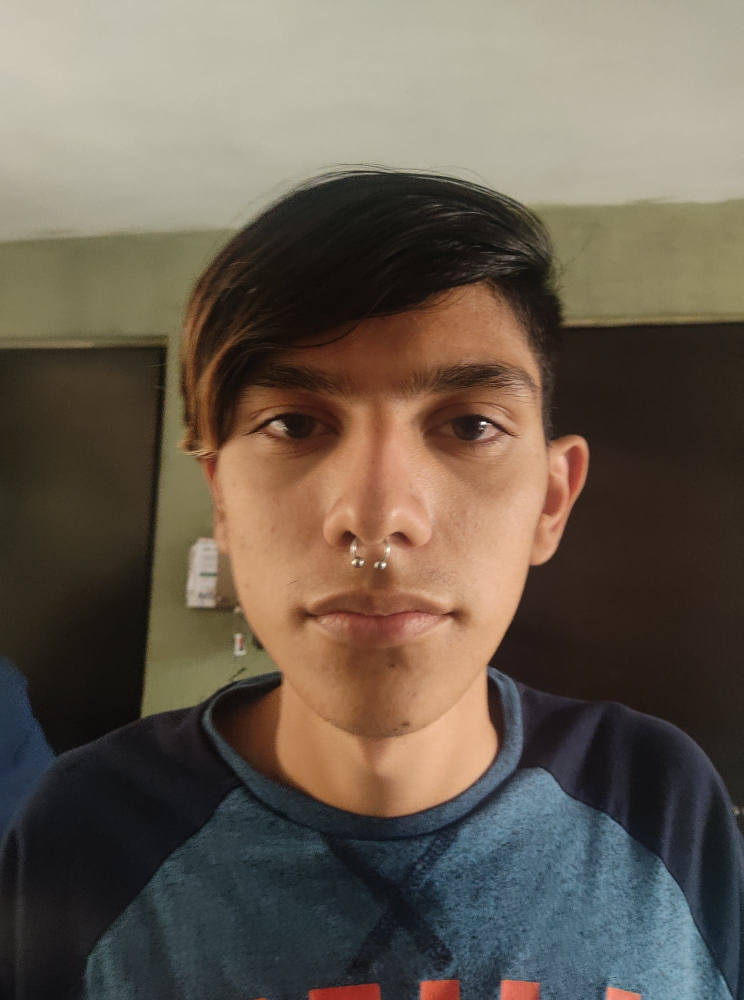
#> input picture Arturo.jpg, 1488 x 2000 px, given in place of the camera (shown at 1/2 size)
$ python ojos.py
#> lines starting #> are read from the running program, lines starting #| are printed output that depends on the picture
import cv2

cap = cv2.VideoCapture(0)
cap.set(3, 1280)
cap.set(4, 720)

while True:
    #SE REALIZA LA LECTURA DE LA CAMARA
    ret, frame = cap.read()
#> frame is the input picture: shape (2000, 1488, 3); mean B, G, R 80.6, 93.4, 104
    if ret == False:
        break

    #se extrae el ancho y alto
    al, an, c = frame.shape
#> al = 2000; an = 1488; c = 3

    #tomar el centro de la imagen
    x1 = int(an / 3.5)
#> x1 = 425
    x2 = int(x1 * 2)
#> x2 = 850

    y1 = int(al / 3.5)
#> y1 = 571
    y2 = int(y1 * 2)
#> y2 = 1142

    cv2.putText(frame, 'ponga el ojaso en el rectangulo prro', (x1 - 50, y1 - 50), cv2.FONT_HERSHEY_SIMPLEX, 1, (0, 255 , 0),2)

    cv2.rectangle(frame, (x1, y1) , (x2, y2), (0, 255, 0), 2)
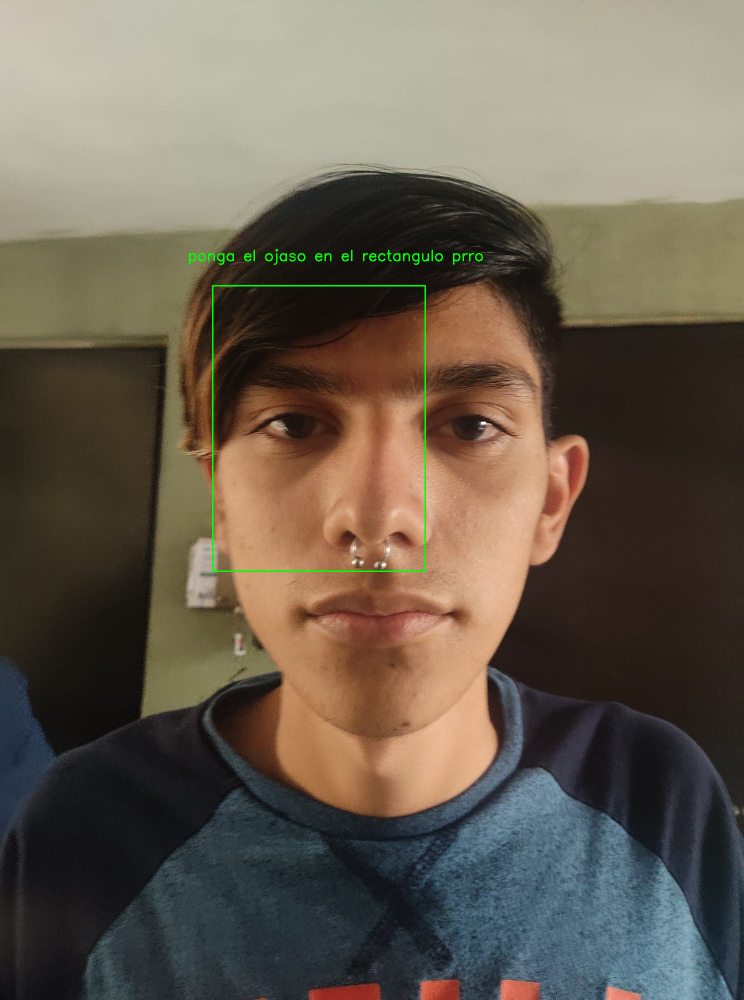
#> frame: shape (2000, 1488, 3) (shown at 1/2 size); mean B, G, R 80.5, 94, 103.7

    recorte = frame[y1:y2, x1:x2]
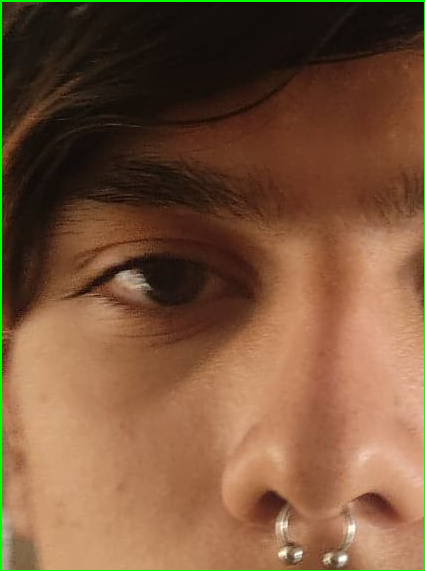
#> recorte: shape (571, 425, 3); mean B, G, R 58.1, 85.1, 121.6

    gris = cv2.cvtColor(recorte, cv2.COLOR_BGR2GRAY)
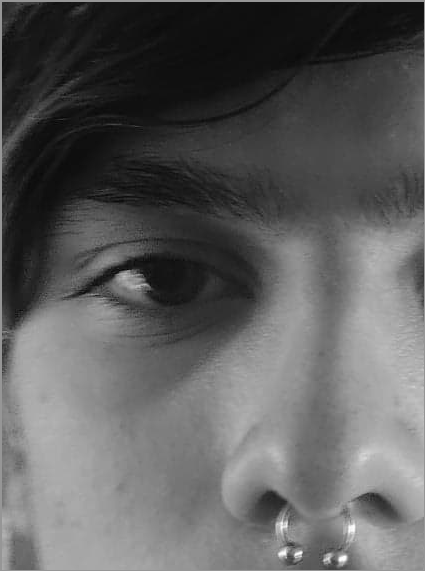
#> gris: shape (571, 425); min 4, max 254, mean 92.9

    gris = cv2.GaussianBlur(gris, (3, 3), 1)

    _, umbral = cv2.threshold(gris, 7, 255, cv2.THRESH_BINARY_INV)
#> umbral: shape (571, 425); every value is 0

    contornos, _ = cv2.findContours(umbral, cv2.RETR_TREE, cv2.CHAIN_APPROX_SIMPLE)
#> contornos = []

    contornos = sorted(contornos, key=lambda x: cv2.contourArea(x), reverse=True)

    for contorno in contornos:
        (x, y, ancho, alto) = cv2.boundingRect(contorno)

        cv2.rectangle(frame, (x + x1, y + y1), (x+ ancho + x1, y + alto + y1), (0, 255, 0), 1)

        cv2.line(frame , (x1 + x + int(ancho/2), 0), (x1 + x + int(ancho/2), al), (0,255,0), 1)

        cv2.line(frame, (0, y1 + y + int(ancho/2)), (an, y1 + y ++ int(ancho/2)), (0,255,0), 1)
        break
#> this loop made 0 passes

    #se muestra el recorte en gris
    cv2.imshow("ojasos", frame)

    #se muestra el recorte
    cv2.imshow("recorte", recorte)

    #mostramos el umbral
    cv2.imshow("umbral", umbral)

    t = cv2.waitKey(1)
#> (key Esc is pressed here)

    if t == 27:
        break

cap.release()
cv2.destroyAllWindows()

$ run again, on NiIdea.jpg
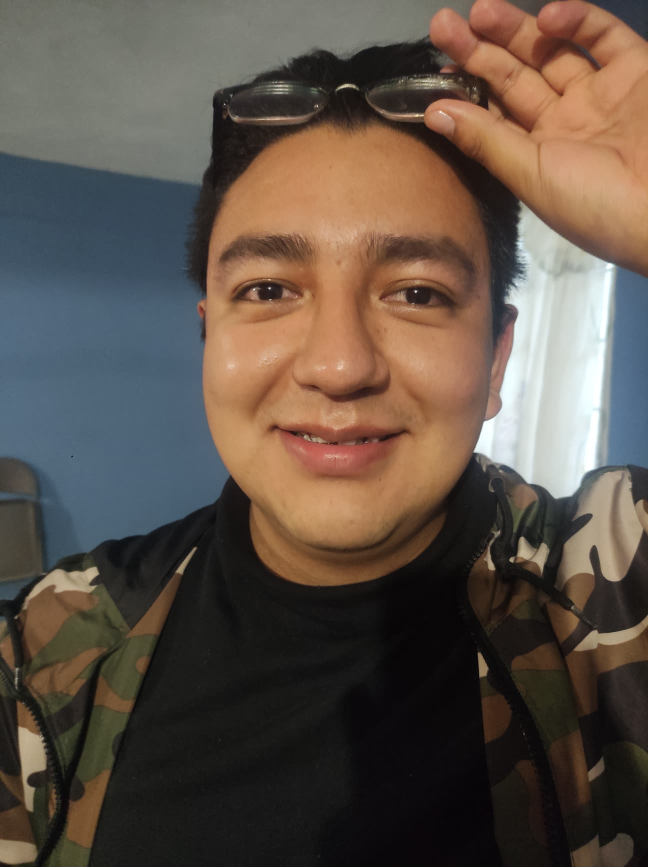
#> input picture NiIdea.jpg, 1296 x 1734 px, given in place of the camera (shown at 1/2 size)
#> frame is the input picture: shape (1734, 1296, 3); mean B, G, R 72, 81.9, 94.2
#> `recorte = frame[y1:y2, x1:x2]`:
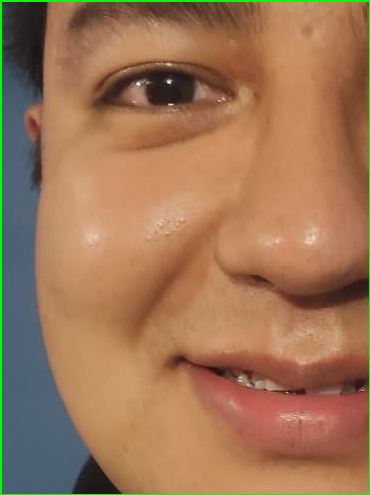
#> recorte: shape (495, 370, 3); mean B, G, R 85.6, 117.3, 158
#> `gris = cv2.cvtColor(recorte, cv2.COLOR_BGR2GRAY)`:
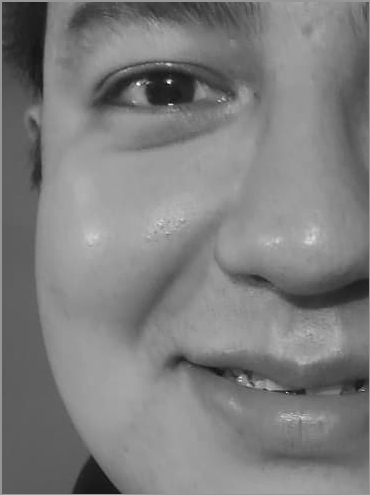
#> gris: shape (495, 370); min 17, max 253, mean 125.9
#> umbral: shape (495, 370); every value is 0
#> contornos = []
